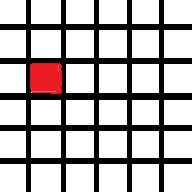
#> input picture resource/1.jpg, 192 x 192 px, found by its file name; its folder holds only this picture in this run
$ python 'slideshow(0.9).py'
#> lines starting #> are read from the running program, lines starting #| are printed output that depends on the picture
# Slideshow
from os import listdir
import cv2


class SlideShow:
    def __init__(self, src='f:/TE_PBL/resource'):
        self.src = src
        self.types = ['.jpg', '.png']
        self.images = []

    def load(self):
        self.images.clear()  # reset
        # fetch the contents of the directory
        content = listdir(self.src)
        # filter
        for x in content:
            for y in self.types:
                if x.lower().endswith(y):
                    self.images.append(self.src + '/' + x)
                    break

    def play(self):
        # create a named window
        cv2.namedWindow('SLIDESHOW')
        for x in self.images:
            # print(x)
            img = cv2.imread(x)  # load the image in memory
#> img is the input picture: shape (192, 192, 3); mean B, G, R 181.1, 180.9, 186.1
            # print(type(img))
            img = cv2.resize(img, (1280, 720))  # resize the image to std HD size
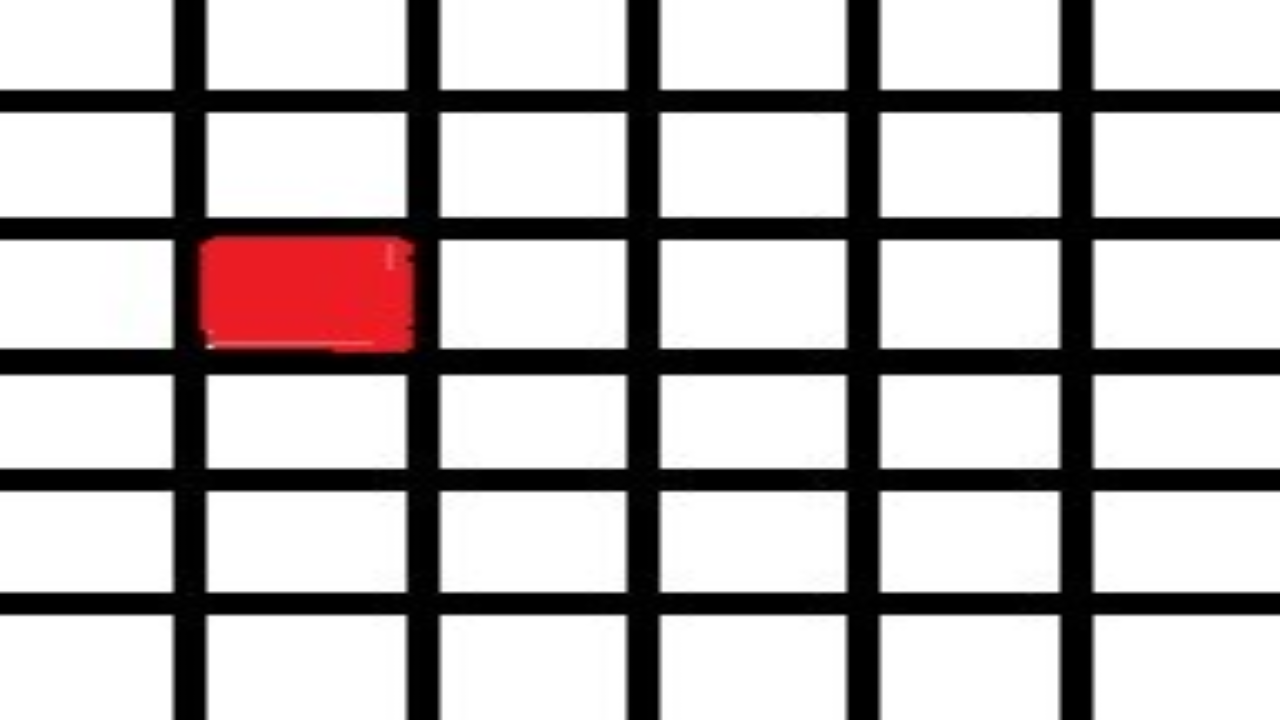
#> img: shape (720, 1280, 3); mean B, G, R 181, 180.8, 186.1
            cv2.imshow('SLIDESHOW', img)  # render
            if cv2.waitKey(1000) == 27:  # accept a keypress in next  1000 milli seconds
#> (key Esc is pressed here)
                break
        # destroy the window
        cv2.destroyWindow('SLIDESHOW')


def main():
    ss = SlideShow()
    ss.load()
    ss.play()


main()

$ run again, on resource/2.jpg
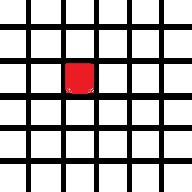
#> input picture resource/2.jpg, 192 x 192 px, found by its file name
#> in play, img is the input picture: shape (192, 192, 3); mean B, G, R 181.4, 181.3, 186
#> in play, `img = cv2.resize(img, (1280, 720))`:
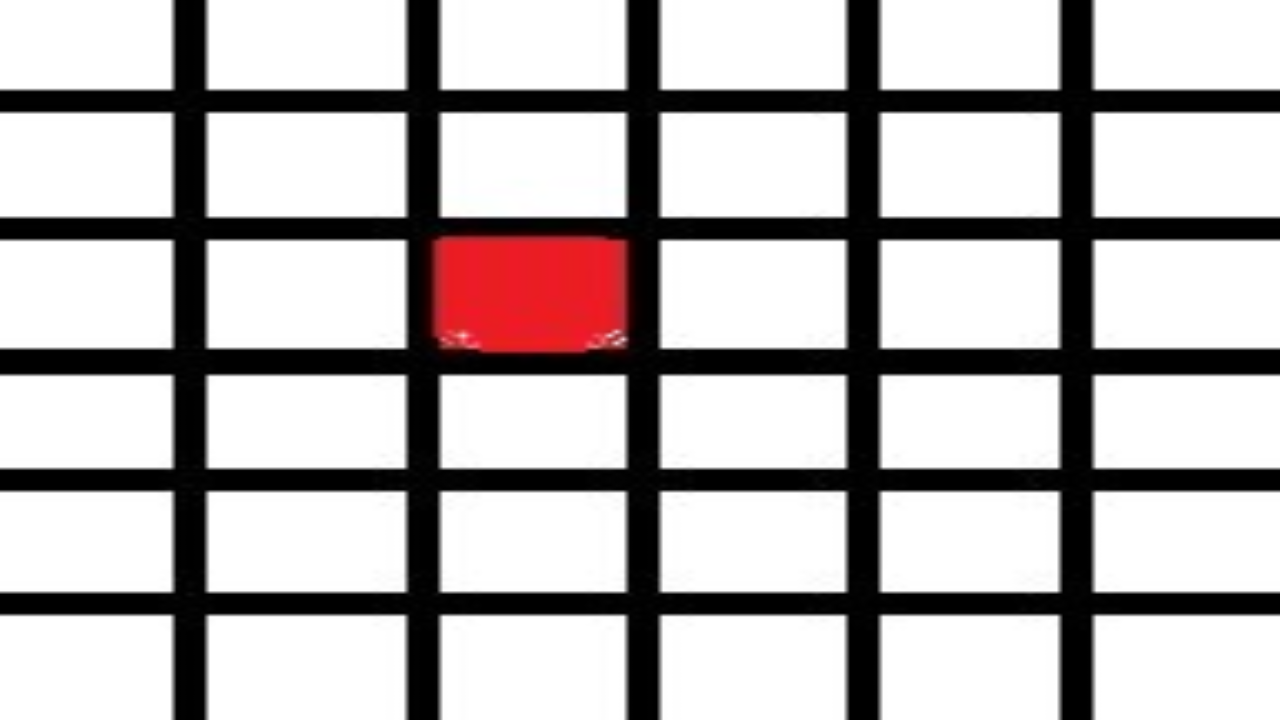
#> img: shape (720, 1280, 3); mean B, G, R 181.4, 181.2, 185.9
